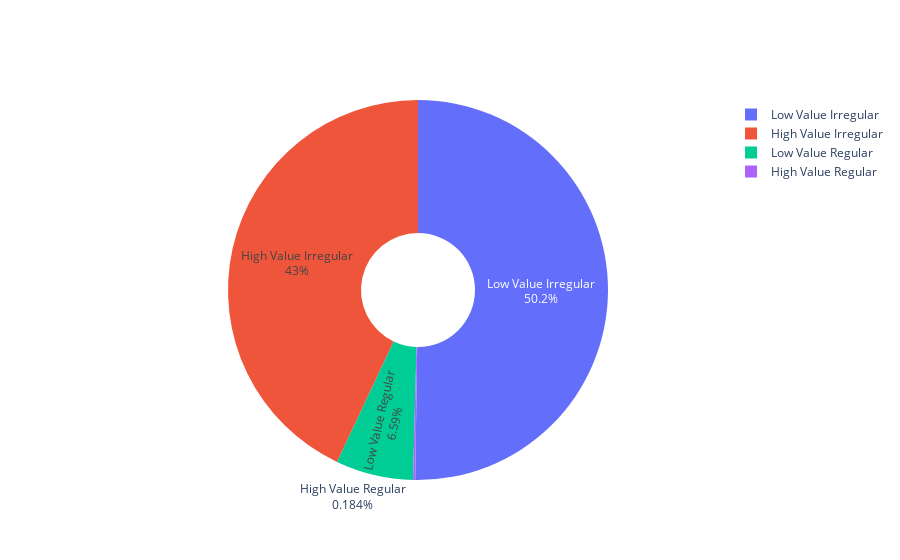

Notebook cell for this chart:
### Markdown cell above
### 1.Segment Size Distribution

### Code cell
segment_sizes = customer_segments['Segment_Label'].value_counts()

figure = go.Figure(
  go.Pie(
    labels=segment_sizes.index,
    values=segment_sizes.values,
    textinfo='label+percent',
    hole=0.3
  )
)

figure.show()

### Figure 1 — Plotly figure (JSON) as saved in the notebook; plotly's stock layout.template omitted (floating-point values rounded to 4 significant figures)
{"data": [{"hole": 0.3, "labels": ["Low Value Irregular", "High Value Irregular", "Low Value Regular", "High Value Regular"], "textinfo": "label+percent", "type": "pie", "values": [2179, 1865, 286, 8]}], "layout": {}}
